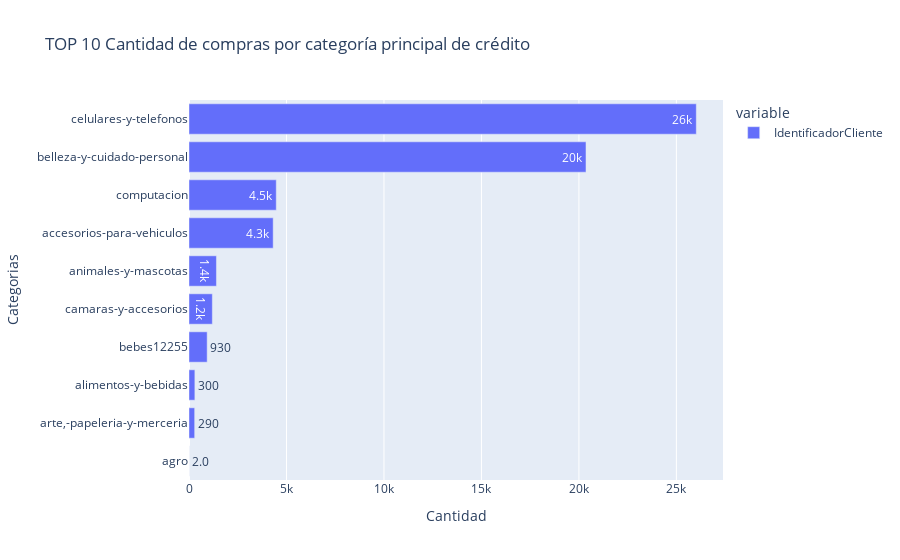

The cell this chart's notebook holds for it:
### Markdown cell above
Se puede observar en la distribución de los días de mora que la mayoría de obligaciones que se encuentran en mora tienen menos de un año en cuantoa altura de mora se refiere.

### Code cell
## Demanda por categoría

fig = px.bar(df.groupby(['CategoriaPrincipalCredito'])['IdentificadorCliente'].count().head(10).sort_values(ascending=True),
             title='TOP 10 Cantidad de compras por categoría principal de crédito',text_auto='.2s',labels={'value':'Cantidad', 'CategoriaPrincipalCredito':'Categorias'},orientation='h',
            color_continuous_scale = 'viridis')
fig.show()

### Figure 1 — Plotly figure (JSON) as saved in the notebook; plotly's stock layout.template omitted (floating-point values rounded to 4 significant figures)
{"data": [{"alignmentgroup": "True", "hovertemplate": "variable=IdentificadorCliente<br>Cantidad=%{x}<br>Categorias=%{y}<extra></extra>", "legendgroup": "IdentificadorCliente", "marker": {"color": "#636efa", "pattern": {"shape": ""}}, "name": "IdentificadorCliente", "offsetgroup": "IdentificadorCliente", "orientation": "h", "showlegend": true, "textposition": "auto", "texttemplate": "%{x:.2s}", "type": "bar", "x": [2, 291, 301, 932, 1197, 1408, 4318, 4476, 20363, 26021], "xaxis": "x", "y": ["agro", "arte,-papeleria-y-merceria", "alimentos-y-bebidas", "bebes12255", "camaras-y-accesorios", "animales-y-mascotas", "accesorios-para-vehiculos", "computacion", "belleza-y-cuidado-personal", "celulares-y-telefonos"], "yaxis": "y"}], "layout": {"barmode": "relative", "legend": {"title": {"text": "variable"}, "tracegroupgap": 0}, "title": {"text": "TOP 10 Cantidad de compras por categoría principal de crédito"}, "xaxis": {"anchor": "y", "domain": [0, 1], "title": {"text": "Cantidad"}}, "yaxis": {"anchor": "x", "domain": [0, 1], "title": {"text": "Categorias"}}}}
